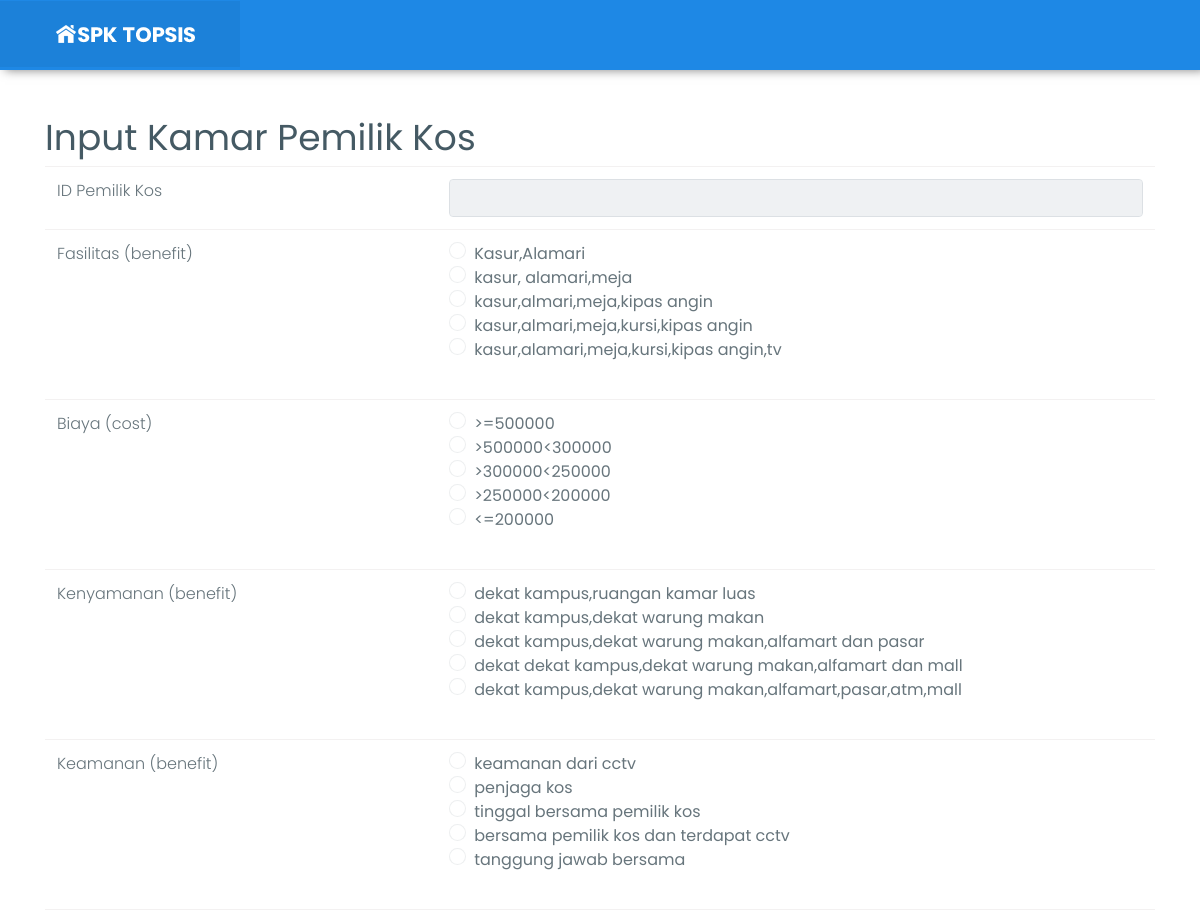
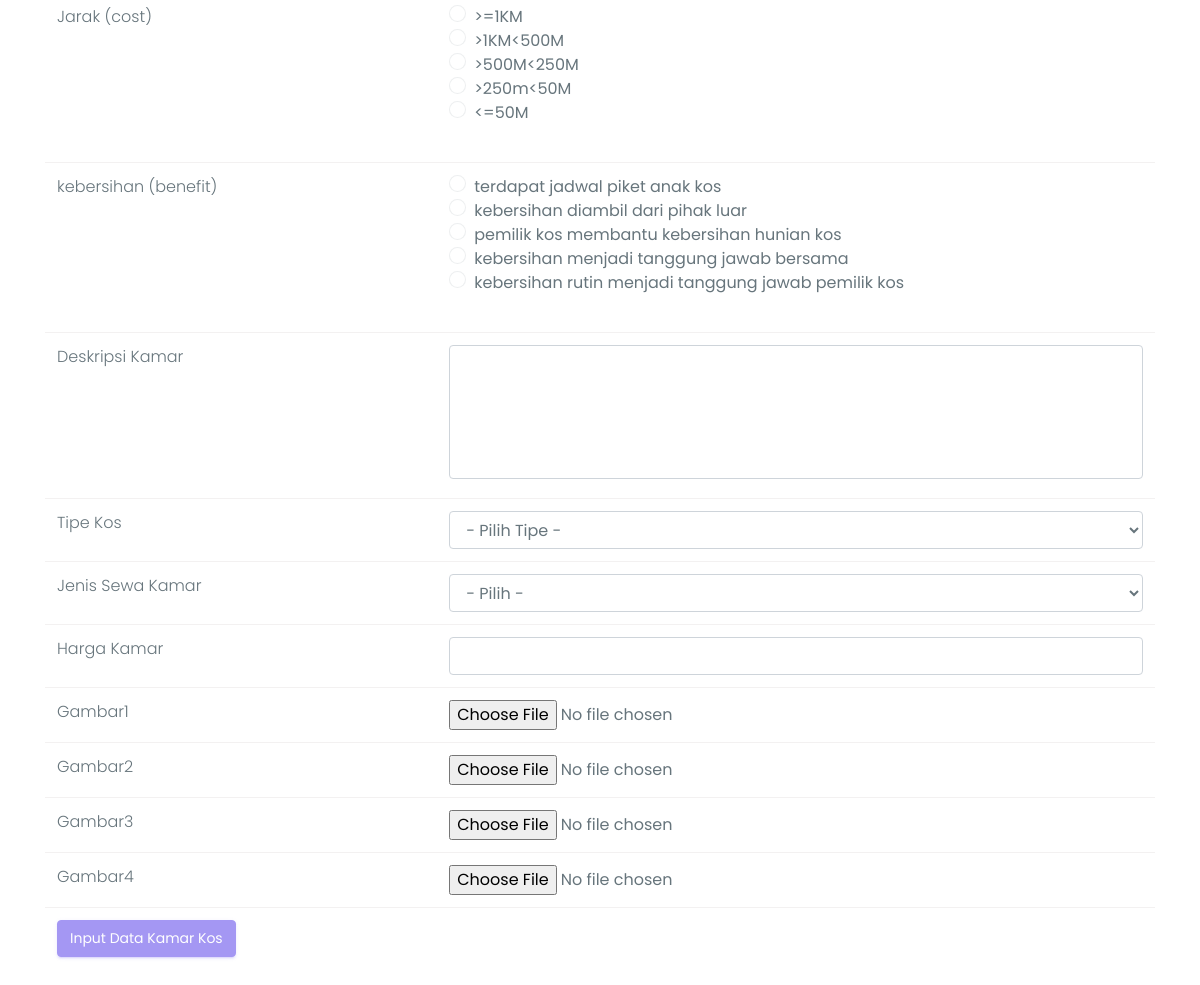
Screenshot of /indekos/inputkamaradmin.php (signed in) with the database file from the repository (2 pictures, top to bottom).
### tables this page shows
CREATE TABLE `kriteria` (
  `id_kriteria` int(11) NOT NULL,
  `atribut` varchar(50) NOT NULL,
  `bobot_nilai` varchar(50) NOT NULL,
  `nama_kriteria` varchar(50) NOT NULL
);

CREATE TABLE `t_kriteria` (
  `id_tkriteria` int(11) NOT NULL,
  `id_kriteria` int(11) NOT NULL,
  `keterangan` varchar(100) NOT NULL,
  `nkriteria` varchar(15) NOT NULL
);

### indekos/inputkamaradmin.php (the view, shortened to what this page needs)
<?php
  include "header.php";
  include "connect.php";
?>
    <?php
    $id=$_GET['idk'];
    $show_kelas="SELECT * FROM kamar WHERE id_pemilik='$id'";
    $hasil_kelas=mysql_query($show_kelas,$koneksi);
    ?>
    <div class="container">
      <h1 class="mt-5">Input Kamar Pemilik Kos</h1>
      <div class="row">
        <div class="col-lg-12">
              <?php
                if (mysql_num_rows($hasil_kelas) > 0) {
              ?>
              <div class="table-responsive">
              <br>
                <p align="center">
                  <img src="images/sr1-icon-noResult.png"><br><br>
                  <strong>Maaf!! Kamar Sudah Terisi</strong>
                </p>
              </div>
              <?php
              } else {
                  $q="SELECT * FROM pemilik WHERE id_pemilik='$id'";
                  $a=mysql_query($q,$koneksi);
                  $b=mysql_fetch_array($a);
                  $idpemilik=$b['id_pemilik'];
              ?>
              <div class="table-responsive">
                <form action="" class="form-horizontal" data-toggle="validator" role="form" method="post" enctype="multipart/form-data">
            <table class="table" align="left">
              <tr>
              <td>ID Pemilik Kos</td>
              <td><input readonly type="text" class="form-control" name="idpemilik" value="<?php echo $idpemilik; ?>"></td>
            </tr>
            <?php
            $q = mysql_query("select * from kriteria ORDER BY id_kriteria");
            while ($r = mysql_fetch_array($q))
            {
            ?>
            <tr>
              <td width="200">
                <?php echo $r['nama_kriteria']; ?> (<?php echo $r['atribut']; ?>)
              </td>
                <td width="200">
                    <div class="form-group">
                              <?php
                                                $querykriteria = mysql_query("SELECT * FROM kriteria,t_kriteria WHERE kriteria.id_kriteria = t_kriteria.id_kriteria AND t_kriteria.id_kriteria='$r[id_kriteria]'");
                                                while ($datakriteria = mysql_fetch_array($querykriteria))
                                                {
                                                  ?>
                                                  <div class="radio">
                                                    <label> <?php echo $datakriteria['keterangan']; ?></label>
                                                  </div>
                                                  <?php
                                                }
                              ?>
                    </div>
                </td>
            </tr>
            <?php } ?>
             <tr>
              <td>Deskripsi Kamar</td>
              <td><textarea class="form-control" name="deskripsi" rows="5" cols="50" ></textarea></td>
              </tr>
            <tr>
              <td>Tipe Kos</td>
              <td><select class="form-control" name="tipe">
                                                <option value="0" selected>- Pilih Tipe -</option>
                                            </select></td>
            </tr>
            <tr>
              <td>Jenis Sewa Kamar</td>
              <td>
                                                <select class="form-control" name="type">
                                                <option value="0" selected>- Pilih -</option>
              </td>
            </tr>
            <tr>
              <td>Harga Kamar</td>
              <td><input type="text" class="form-control" name="harga" ></td>
            </tr>
            <tr>
              <td>Gambar1</td>
              <td><input type="file" name="fupload1"></td>
            </tr>
            <tr>
              <td>Gambar2</td>
              <td><input type="file" name="fupload2"></td>
            </tr>
            <tr>
              <td>Gambar3</td>
              <td><input type="file" name="fupload3"></td>
            </tr>
            <tr>
              <td>Gambar4</td>
              <td><input type="file" name="fupload4"></td>
            </tr>
            <tr>
              <td colspan="2"><input id="btn-fblogin" class="btn btn-primary" type="submit" value="Input Data Kamar Kos" /></td>
            </tr>
            </table>
          </form>
          </div>
              <?php
              }
              ?>
        </div>
      </div>
    </div>

### rows the page displays
kriteria: nama_kriteria "Fasilitas", atribut "benefit"
t_kriteria: keterangan "Kasur,Alamari"
t_kriteria: keterangan "kasur, alamari,meja"
t_kriteria: keterangan "kasur,almari,meja,kipas angin"
t_kriteria: keterangan "kasur,almari,meja,kursi,kipas angin"
t_kriteria: keterangan "kasur,alamari,meja,kursi,kipas angin,tv"
kriteria: nama_kriteria "Biaya", atribut "cost"
t_kriteria: keterangan ">=500000"
t_kriteria: keterangan ">500000<300000"
t_kriteria: keterangan ">300000<250000"
t_kriteria: keterangan ">250000<200000"
t_kriteria: keterangan "<=200000"
kriteria: nama_kriteria "Kenyamanan", atribut "benefit"
t_kriteria: keterangan "dekat kampus,ruangan kamar luas"
t_kriteria: keterangan "dekat kampus,dekat warung makan"
t_kriteria: keterangan "dekat kampus,dekat warung makan,alfamart dan pasar"
t_kriteria: keterangan "dekat dekat kampus,dekat warung makan,alfamart dan mall"
t_kriteria: keterangan "dekat kampus,dekat warung makan,alfamart,pasar,atm,mall"
kriteria: nama_kriteria "Keamanan", atribut "benefit"
t_kriteria: keterangan "keamanan dari cctv"
t_kriteria: keterangan "penjaga kos"
t_kriteria: keterangan "tinggal bersama pemilik kos"
t_kriteria: keterangan "bersama pemilik kos dan terdapat cctv"
t_kriteria: keterangan "tanggung jawab bersama"
kriteria: nama_kriteria "Jarak", atribut "cost"
t_kriteria: keterangan ">=1KM"
t_kriteria: keterangan ">1KM<500M"
t_kriteria: keterangan ">500M<250M"
t_kriteria: keterangan ">250m<50M"
t_kriteria: keterangan "<=50M"
kriteria: nama_kriteria "kebersihan", atribut "benefit"
t_kriteria: keterangan "terdapat jadwal piket anak kos"
t_kriteria: keterangan "kebersihan diambil dari pihak luar"
t_kriteria: keterangan "pemilik kos membantu kebersihan hunian kos"
t_kriteria: keterangan "kebersihan menjadi tanggung jawab bersama"
t_kriteria: keterangan "kebersihan rutin menjadi tanggung jawab pemilik kos"
